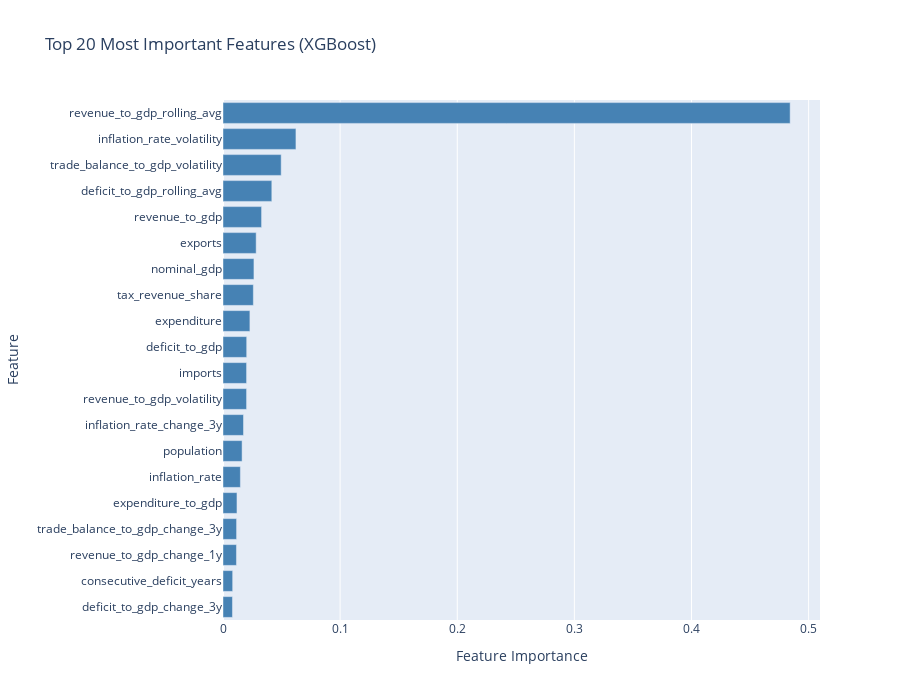

Source (notebook cell):
### Code cell
# Visualize top 20 features from best model (XGBoost)
top_features = xgb_importance.head(20)

fig = go.Figure(go.Bar(
    x=top_features['Importance'],
    y=top_features['Feature'],
    orientation='h',
    marker_color='steelblue'
))

fig.update_layout(
    title='Top 20 Most Important Features (XGBoost)',
    xaxis_title='Feature Importance',
    yaxis_title='Feature',
    height=700,
    yaxis={'categoryorder': 'total ascending'}
)
fig.show()

# Save for pitch deck
# fig.write_image('../slides/figs/feature_importance.png', width=1200, height=900)
# print("✅ Feature importance saved to slides/figs/feature_importance.png")

### Figure 1 — Plotly figure (JSON) as saved in the notebook; plotly's stock layout.template omitted (floating-point values rounded to 4 significant figures)
{"data": [{"marker": {"color": "steelblue"}, "orientation": "h", "type": "bar", "x": [0.4842, 0.06228, 0.04968, 0.04168, 0.03294, 0.02831, 0.02642, 0.02591, 0.02297, 0.02022, 0.02013, 0.02012, 0.01749, 0.0163, 0.01484, 0.01193, 0.0116, 0.01149, 0.008258, 0.008078], "y": ["revenue_to_gdp_rolling_avg", "inflation_rate_volatility", "trade_balance_to_gdp_volatility", "deficit_to_gdp_rolling_avg", "revenue_to_gdp", "exports", "nominal_gdp", "tax_revenue_share", "expenditure", "deficit_to_gdp", "imports", "revenue_to_gdp_volatility", "inflation_rate_change_3y", "population", "inflation_rate", "expenditure_to_gdp", "trade_balance_to_gdp_change_3y", "revenue_to_gdp_change_1y", "consecutive_deficit_years", "deficit_to_gdp_change_3y"]}], "layout": {"height": 700, "title": {"text": "Top 20 Most Important Features (XGBoost)"}, "xaxis": {"title": {"text": "Feature Importance"}}, "yaxis": {"categoryorder": "total ascending", "title": {"text": "Feature"}}}}
